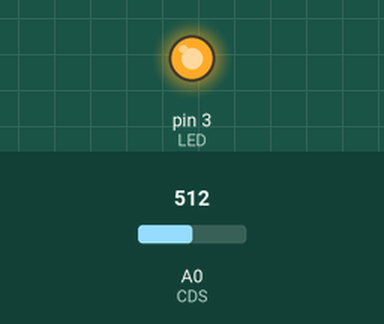
Bench run of a sketch on a simulated Arduino Uno, built with avr-gcc and run on an emulated ATmega328P. Shown: output pins drawn as LEDs (lit = HIGH). Inputs (shaded band) come from the test bench; at power-on: A0 (CDS) = 512.

Above: at 1.2 s.
1.3 s: A0 (CDS) set to 240
2.8 s: A0 (CDS) set to 222
At 4.0 s:
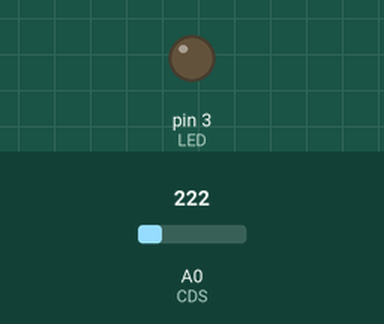
4.3 s: A0 (CDS) set to 306
At 5.3 s:
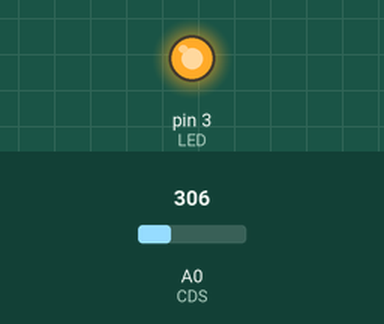
5.8 s: A0 (CDS) set to 122
At 6.6 s:
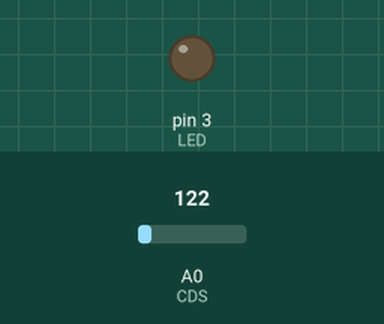
Timing chart, 0 to 8.3 s (numbered marks = the images above; inputs shaded):
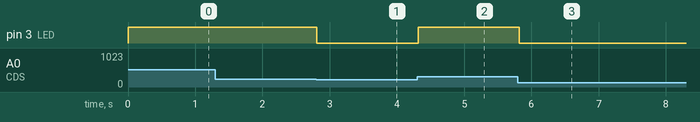

Measured:
- the behaviour switches between 233 and 232 on A0 (CDS) (found by bisection; images 0 and 1)
- after the input at 1.3 s, every drawn part: stays the same
- after the input at 2.8 s, pin 3 (LED): HIGH → LOW at once
- after the input at 4.3 s, pin 3 (LED): LOW → HIGH at once
- after the input at 5.8 s, pin 3 (LED): HIGH → LOW at once

The sketch:

Cds-2.ino
```cpp
#define CDS A0
#define LED 3


void setup(){
  Serial.begin(9600);
  pinMode(CDS,INPUT);
  pinMode(LED,OUTPUT);
}

void loop(){
  int val=analogRead(CDS);
  int cout=map(val,49,969,0,5);
  cout=constrain(cout,0,5);
  for(int i=0;i<1;i++){
    if(i<cout){
      digitalWrite(LED,HIGH);
    }
    else{
      digitalWrite(LED,LOW);
    }
  }
  delay(50);
}
```
